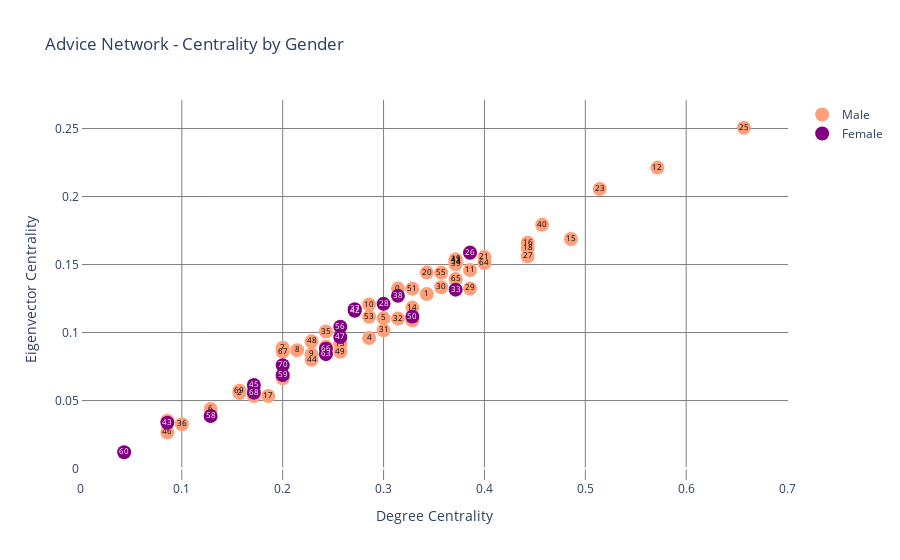

This figure's notebook cell:
### Markdown cell above
#### Scatter Plot of Advice Network Eigenvector Centrality by Gender

### Code cell
fig = go.Figure()
fig.add_trace(go.Scatter(
    x=advice_df[advice_df['gender']==1]['deg_centrality'],
    y=advice_df[advice_df['gender']==1]['eig_centrality'],
    text=advice_df[advice_df['gender']==1]['id'],
    hoverinfo='text',
    mode='markers+text',
    name='Male',
    textfont_size=8,
    textfont_color='black',
    marker=dict(size=14, 
                color='lightsalmon',
                symbol='circle')))

fig.add_trace(go.Scatter(
    x = advice_df[advice_df['gender']==2]['deg_centrality'],
    y = advice_df[advice_df['gender']==2]['eig_centrality'],
    text=advice_df[advice_df['gender']==2]['id'],
    mode='markers+text',
    name = 'Female',
    textfont_size=8,
    textfont_color='white',
    marker=dict(size=14, 
                color='purple', 
                symbol='circle')))
    

fig.update_layout(go.Layout(
    title='Advice Network - Centrality by Gender',
    xaxis=dict(
        title='Degree Centrality'
    ),
    yaxis=dict(
        title='Eigenvector Centrality'
    ),
    hovermode='closest',
    plot_bgcolor='white',
    paper_bgcolor='white',
))
fig.update_xaxes(showgrid=True, gridwidth=1, gridcolor='grey')
fig.update_yaxes(showgrid=True, gridwidth=1, gridcolor='grey')

### Figure 1 — Plotly figure (JSON) as saved in the notebook; plotly's stock layout.template omitted (floating-point values rounded to 4 significant figures)
{"data": [{"hoverinfo": "text", "marker": {"color": "lightsalmon", "size": 14, "symbol": "circle"}, "mode": "markers+text", "name": "Male", "text": [0, 1, 2, 3, 4, 5, 6, 7, 8, 9, 10, 11, 12, 13, 14, 15, 16, 17, 18, 19, 20, 21, 22, 23, 24, 25, 27, 29, 30, 31, 32, 34, 35, 36, 39, 40, 41, 44, 46, 48, 49, 51, 52, 53, 54, 55, 57, 61, 62, 64, 65, 67, 69], "textfont": {"color": "black", "size": 8}, "type": "scatter", "x": [0.3143, 0.3429, 0.1571, 0.3857, 0.2857, 0.3, 0.1286, 0.2, 0.2143, 0.2286, 0.2857, 0.3857, 0.5714, 0.2571, 0.3286, 0.4857, 0.4429, 0.1857, 0.4429, 0.3714, 0.3429, 0.4, 0.2429, 0.5143, 0.2, 0.6571, 0.4429, 0.3857, 0.3571, 0.3, 0.3143, 0.3286, 0.2429, 0.1, 0.3714, 0.4571, 0.3714, 0.2286, 0.08571, 0.2286, 0.2571, 0.3286, 0.08571, 0.2857, 0.3714, 0.3571, 0.2, 0.1714, 0.1714, 0.4, 0.3714, 0.2, 0.1571], "y": [0.1323, 0.1284, 0.05555, 0.159, 0.09596, 0.1106, 0.04382, 0.08881, 0.08706, 0.08399, 0.1206, 0.1459, 0.2213, 0.09138, 0.1183, 0.1687, 0.166, 0.05336, 0.1622, 0.1537, 0.1441, 0.1555, 0.08957, 0.2055, 0.06732, 0.2506, 0.156, 0.1324, 0.1333, 0.1016, 0.1102, 0.109, 0.1007, 0.03264, 0.1502, 0.1792, 0.1536, 0.07993, 0.02655, 0.09353, 0.0859, 0.1322, 0.03515, 0.1115, 0.1517, 0.144, 0.06632, 0.05802, 0.0533, 0.1511, 0.1394, 0.08588, 0.05729]}, {"marker": {"color": "purple", "size": 14, "symbol": "circle"}, "mode": "markers+text", "name": "Female", "text": [26, 28, 33, 37, 38, 42, 43, 45, 47, 50, 56, 58, 59, 60, 63, 66, 68, 70], "textfont": {"color": "white", "size": 8}, "type": "scatter", "x": [0.3857, 0.3, 0.3714, 0.2714, 0.3143, 0.2714, 0.08571, 0.1714, 0.2571, 0.3286, 0.2571, 0.1286, 0.2, 0.04286, 0.2429, 0.2429, 0.1714, 0.2], "y": [0.1586, 0.1211, 0.1315, 0.1171, 0.127, 0.116, 0.03363, 0.06152, 0.09664, 0.1117, 0.1043, 0.03863, 0.06871, 0.012, 0.08411, 0.08814, 0.05581, 0.07596]}], "layout": {"hovermode": "closest", "paper_bgcolor": "white", "plot_bgcolor": "white", "title": {"text": "Advice Network - Centrality by Gender"}, "xaxis": {"gridcolor": "grey", "gridwidth": 1, "showgrid": true, "title": {"text": "Degree Centrality"}}, "yaxis": {"gridcolor": "grey", "gridwidth": 1, "showgrid": true, "title": {"text": "Eigenvector Centrality"}}}}
